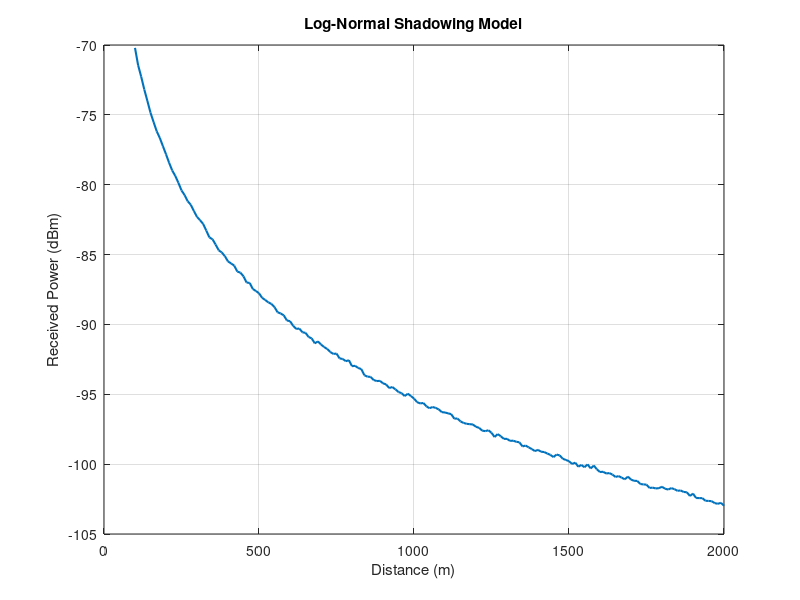

Write the MATLAB code that produced this figure.
clc; clear; close all;

% Given
c = 3e8; f = 2100e6; Pt = 45;      % WCDMA
Gt = 1; Gr = 1; d0 = 1;              % dB, m
n = [2 3.1 4 1.7 2.5 5];              % Environments

e = input('Env (1-Free..6-Obs): '); % 1-Free, 2-Urb, 3-Shad, 4-InLOS, 5-Fact, 6-Obs
d = 100:10:2000;

% Conversions
lambda = c/f;
Pt_dBm = 10*log10(Pt);

% Reference power
Pr0 = Pt_dBm + Gt + Gr - 20*log10(4*pi*d0/lambda);

% Log-normal shadowing
X = randn(1,length(d))*0.1;
Pr = Pr0 - 10*n(e)*log10(d/d0) + X;

% Plot
plot(d,Pr,'LineWidth',1.5), grid on
xlabel('Distance (m)'), ylabel('Received Power (dBm)')
title('Log-Normal Shadowing Model')
